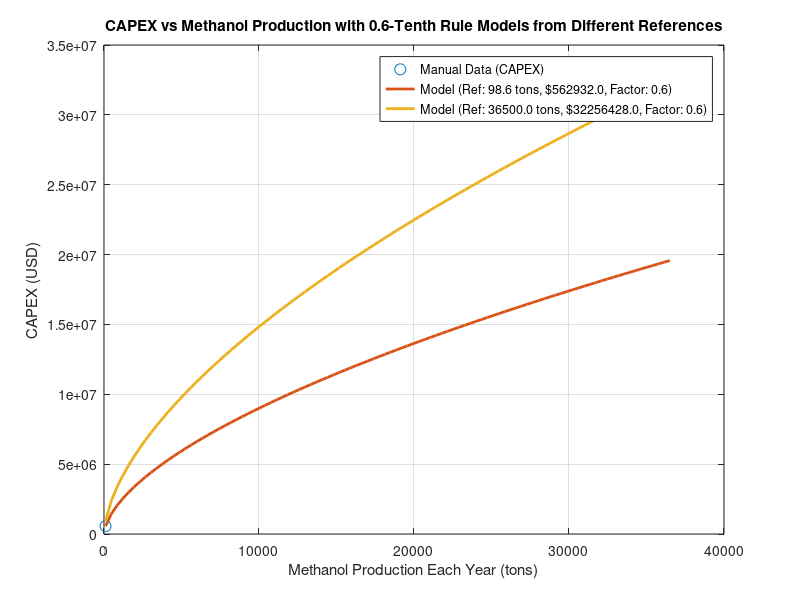

This figure's MATLAB source: (Note: this script raises an error after producing the figure.)
% capex_vs_methanol_production_reference_model_dense.m
% This script plots CAPEX vs Methanol production data
% and applies the six-tenth rule based on each reference data point.
% It uses a dense range of production points to visualize non-linearity.

% Clear the workspace and command window
clear;
clc;

% Manually collected data for Methanol production and CAPEX
% Replace these with your actual data

% DATA SOURCES
% First two data points are from the article "Renewable methanol synthesis
% from renewable H2 and Captured CO2: how can power-to-liquid technology be
% economically feasible"

MeOH_produced = [0.27*365, 100*365];  % Methanol production in tons per year
capex_costs = [562932, 32256428];     % CAPEX costs in USD

% Define the scaling factor for the six-tenth rule (can adjust as needed)
scaling_factor = 0.6;

% Generate a dense range of production values for smoother curves
dense_production = linspace(min(MeOH_produced), max(MeOH_produced), 100);

% Plotting setup for CAPEX vs Methanol Production with each reference
figure;
plot(MeOH_produced, capex_costs, 'o', 'MarkerSize', 8, 'DisplayName', 'Manual Data (CAPEX)');
hold on;

% Loop through each data point to use it as a reference
for ref_idx = 1:length(MeOH_produced)
    % Reference values
    ref_production = MeOH_produced(ref_idx);
    ref_cost = capex_costs(ref_idx);
    
    % Calculate predicted CAPEX costs based on the reference point using six-tenth rule
    predicted_costs = ref_cost * (dense_production / ref_production) .^ scaling_factor;
    
    % Plot the model for the current reference point with a dense range
    plot(dense_production, predicted_costs, '-', 'LineWidth', 2, ...
         'DisplayName', sprintf('Model (Ref: %.1f tons, $%.1f, Factor: %.1f)', ref_production, ref_cost, scaling_factor));
end

hold off;

% Adding labels, title, and legend for the plot
xlabel('Methanol Production Each Year (tons)');
ylabel('CAPEX (USD)');
title(sprintf('CAPEX vs Methanol Production with %.1f-Tenth Rule Models from Different References', scaling_factor));
legend('show');
grid on;

% Choose a specific reference point for the function to use
ref_production = MeOH_produced(2);
ref_cost = capex_costs(2);

% Calculate CAPEX for a new production level, e.g., 500 tons per year
new_production_level = 500;
estimated_capex_example = calculate_capex(new_production_level, ref_production, ref_cost, scaling_factor);

% Display the result in the terminal
fprintf('Estimated CAPEX for %d tons/year based on reference (%.2f tons/year, $%.2f, Factor: %.1f): $%.2f\n', ...
    new_production_level, ref_production, ref_cost, scaling_factor, estimated_capex_example);

% Function to use the Model for CAPEX prediction based on chosen reference
function estimated_capex = calculate_capex(production, ref_production, ref_cost, scaling_factor)
    % This function estimates CAPEX for a given production level based on a
    % reference production and CAPEX cost using the six-tenth rule.
    
    % Calculate estimated CAPEX using the six-tenth rule
    estimated_capex = ref_cost * (production / ref_production) ^ scaling_factor;
end